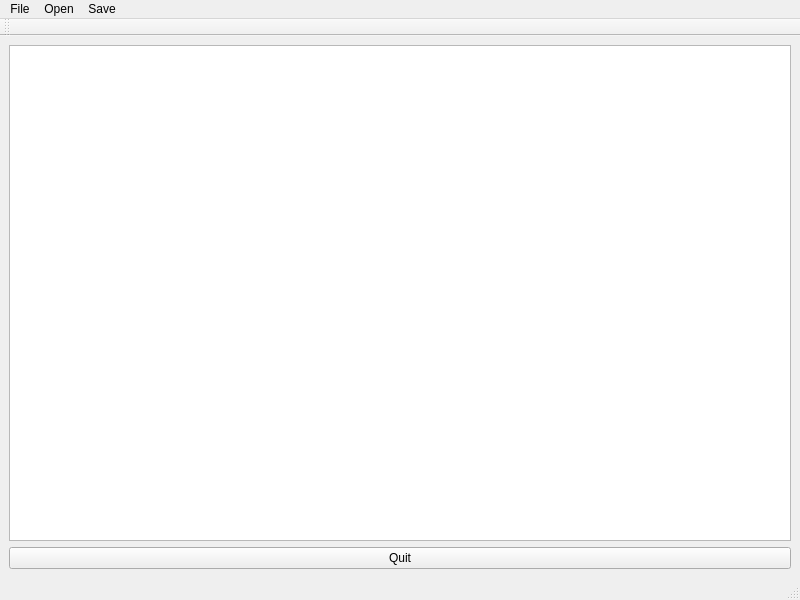
<?xml version="1.0" encoding="UTF-8"?>
<ui version="4.0">
 <class>FilmonsMainWindow</class>
 <widget class="QMainWindow" name="FilmonsMainWindow">
  <property name="geometry">
   <rect>
    <x>0</x>
    <y>0</y>
    <width>800</width>
    <height>600</height>
   </rect>
  </property>
  <property name="windowTitle">
   <string>FilmonsMainWindow</string>
  </property>
  <widget class="QWidget" name="filmonsCentralwidget">
   <layout class="QVBoxLayout" name="verticalLayout">
    <item>
     <widget class="QTextEdit" name="textEdit"/>
    </item>
    <item>
     <widget class="QPushButton" name="quitButton">
      <property name="text">
       <string>Quit</string>
      </property>
     </widget>
    </item>
   </layout>
  </widget>
  <widget class="QMenuBar" name="menubar">
   <property name="geometry">
    <rect>
     <x>0</x>
     <y>0</y>
     <width>800</width>
     <height>21</height>
    </rect>
   </property>
   <widget class="QMenu" name="menuFile">
    <property name="title">
     <string>File</string>
    </property>
   </widget>
   <widget class="QMenu" name="menuOpen">
    <property name="title">
     <string>Open</string>
    </property>
   </widget>
   <widget class="QMenu" name="menuSave">
    <property name="title">
     <string>Save</string>
    </property>
   </widget>
   <addaction name="menuFile"/>
   <addaction name="menuOpen"/>
   <addaction name="menuSave"/>
  </widget>
  <widget class="QStatusBar" name="statusbar"/>
  <widget class="QToolBar" name="toolBar">
   <property name="windowTitle">
    <string>toolBar</string>
   </property>
   <attribute name="toolBarArea">
    <enum>TopToolBarArea</enum>
   </attribute>
   <attribute name="toolBarBreak">
    <bool>false</bool>
   </attribute>
  </widget>
  <action name="actionFile">
   <property name="text">
    <string>File</string>
   </property>
  </action>
  <action name="actionSave">
   <property name="text">
    <string>Save</string>
   </property>
  </action>
  <action name="actionopen">
   <property name="text">
    <string>open</string>
   </property>
  </action>
 </widget>
 <resources/>
 <connections/>
</ui>
